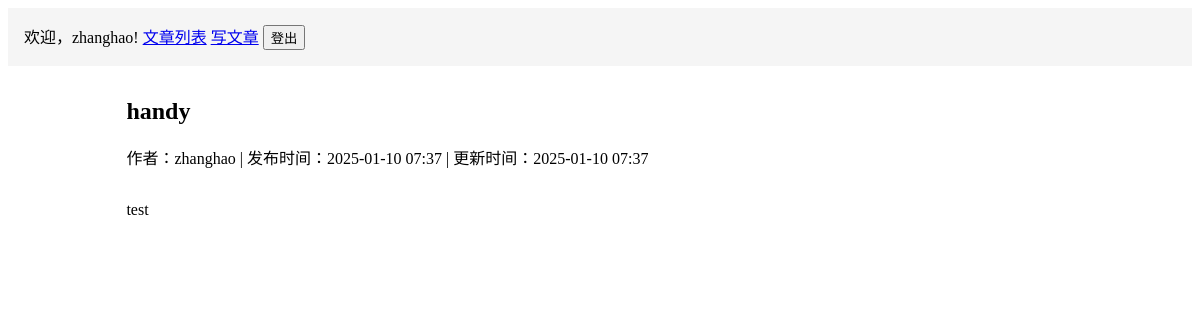
/articles/2/ (signed in), run on the app's committed database.
### articles/models.py (models this page shows, shortened)
class Article(models.Model):
    title = models.CharField('标题', max_length=200)
    content = models.TextField('内容')
    created_at = models.DateTimeField('创建时间', auto_now_add=True)
    updated_at = models.DateTimeField('更新时间', auto_now=True)
    author = models.ForeignKey(User, verbose_name='作者', on_delete=models.CASCADE)
    class Meta:
        verbose_name = '文章'
        verbose_name_plural = '文章'
        ordering = ['-created_at']

### articles/views.py (the view)
# urls.py: path('<int:pk>/', views.article_detail, name='detail'),
@login_required
def article_detail(request, pk):
    article = get_object_or_404(Article, pk=pk)
    return render(request, 'articles/detail.html', {'article': article})

### articles/templates/articles/detail.html (shortened to what this page needs)
{% extends "articles/base.html" %}
{% block content %}
<article>
    <h1>{{ article.title }}</h1>
    <p>
        作者：{{ article.author.username }} |
        发布时间：{{ article.created_at|date:"Y-m-d H:i" }}
        {% if article.updated_at != article.created_at %}
            | 更新时间：{{ article.updated_at|date:"Y-m-d H:i" }}
        {% endif %}
    </p>
    <div class="article-content" style="margin-top: 2em;">
        {{ article.content|linebreaks }}
    </div>
</article>
{% endblock %}

### articles/templates/articles/base.html (shortened to what this page needs)
<!DOCTYPE html>
<html>
<head>
</head>
<body>
    <div class="header">
        {% if user.is_authenticated %}
            <span>欢迎，{{ user.username }}!</span>
            <a href="{% url 'articles:list' %}">文章列表</a>
            <a href="{% url 'articles:create' %}">写文章</a>
            <form method="post" action="{% url 'logout' %}" style="display: inline;">
                <button type="submit">登出</button>
            </form>
        {% else %}
            <a href="{% url 'login' %}">登录</a>
        {% endif %}
    </div>
    <div class="content">
        {% block content %}
        {% endblock %}
    </div>
</body>
</html>

### articles/templates/articles/base.html (style rules this page uses)
.header { padding: 1em; background: #f5f5f5; margin-bottom: 2em; }
.content { width: 80%; margin: 0 auto; }

### data on the page
Article: title "handy", author.username "zhanghao", created_at "2025-01-10 07:37", updated_at "2025-01-10 07:37", content "test"

### other printed values
{{ user.username }} "zhanghao"
